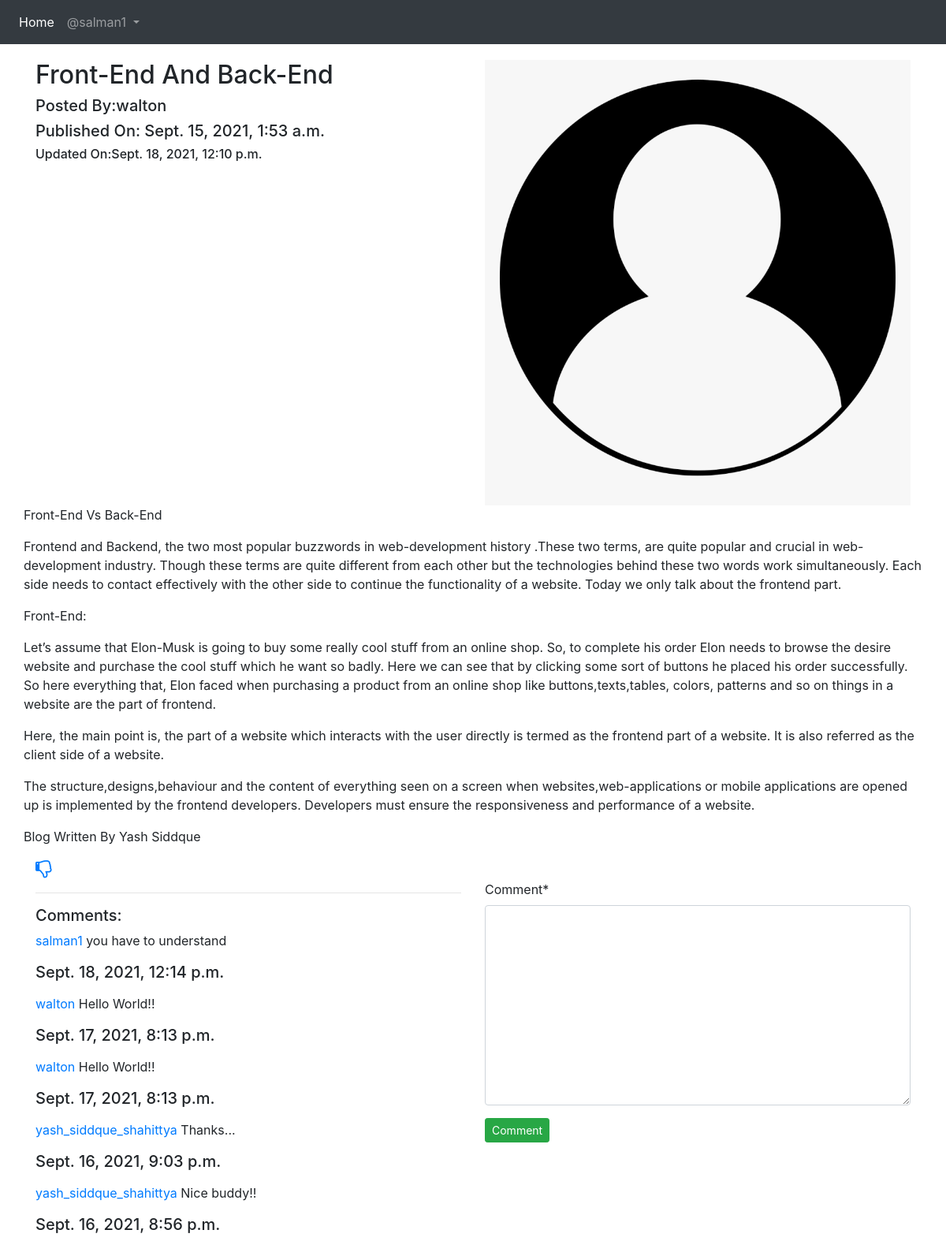
Page /blog/details/3/ (signed in) on the committed database.
### App_Blog/models.py (models this page shows, shortened)
class Blog(models.Model):
    author=models.ForeignKey(User,on_delete=models.CASCADE,related_name='post_author')
    blog_title=models.CharField(max_length=264,verbose_name='Put a title')
    slug=models.SlugField(max_length=264,unique=True)
    blog_content=models.TextField(verbose_name='What is on your mind?')
    blog_image=models.ImageField(upload_to='blog_images',verbose_name='Image')
    publish_date=models.DateTimeField(auto_now_add=True)
    update_date=models.DateTimeField(auto_now=True)
    class Meta:
        ordering=['-publish_date']

class Comment(models.Model):
    blog=models.ForeignKey(Blog,on_delete=models.CASCADE,related_name='blog_comment')
    user=models.ForeignKey(User,on_delete=models.CASCADE,related_name='user_comment')
    comment=models.TextField(max_length=300)
    comment_date=models.DateTimeField(auto_now_add=True)
    class Meta:
        ordering=['-comment_date']

### App_Blog/views.py (the view, shortened to what this page needs)
# urls.py: path('details/<int:id>/',views.blog_details,name='blog_details'),
@login_required
def blog_details(request,id):
    blog=Blog.objects.get(id=id)
    comment_form=CommentForm()
    already_liked=Likes.objects.filter(blog=blog,user=request.user)
    if already_liked:
        liked=True
    else:
        liked=False
    return render(request,'App_Blog/blog_details.html',context={'blog':blog,'comment_form':comment_form,'liked':liked})

### App_Blog/forms.py
class CommentForm(forms.ModelForm):
    class Meta:
        model=Comment
        fields=('comment',)

### templates/App_Blog/blog_details.html (shortened to what this page needs)
{% extends 'base.html' %}
{% load crispy_forms_tags %}
{% block body_block %}
<div class="row">
  <div class="col-sm-6">
    <h2>{{blog.blog_title}}</h2>
    <h5>Posted By:{{blog.author}}</h5>
    <h5>Published On: {{blog.publish_date}}</h5>
    <h6>Updated On:{{blog.update_date}}</h6>
  </div>
  <div class="col-sm-6">
    <img src="/media/{{blog.blog_image}}" alt="img" width="100%">
  </div>
      <p>{{blog.blog_content|linebreaks}}</p>
</div>
{% if not liked %}
<a href="{% url 'App_Blog:liked_post' id=blog.id %}">
<i style="font-size:24px" class="fa">&#xf087;</i>
</a>
<br>
{% else %}
<a href="{% url 'App_Blog:unliked_post' id=blog.id %}">
<i style="font-size:24px" class="fa">&#xf088;</i>
</a>
{% endif %}
<div class="row">
  <div class="col-sm-6">
    <hr>
    <h5>Comments:</h5>
    {% for comment in blog.blog_comment.all %}
<p><a href="#">{{comment.user}} </a>{{comment.comment}}<br>
<h5>
{{comment.comment_date}}
</h5>
</p>
    {% endfor %}
</div>
    <div class="col-sm-6">
      <form method="POST">
        {{comment_form|crispy}}
        <input type="submit" name="submit" value="Comment" class="btn btn-success btn-sm">
      </form>
  </div>
</div>
<br>
<br>
{% endblock %}

### templates/base.html (shortened to what this page needs)
<!DOCTYPE html>
<html lang="en" dir="ltr">
  <head>
    <link rel="stylesheet" href="https://maxcdn.bootstrapcdn.com/bootstrap/4.4.1/css/bootstrap.min.css">
<link rel="stylesheet" href="https://cdnjs.cloudflare.com/ajax/libs/font-awesome/4.7.0/css/font-awesome.min.css">
  </head>
  <body>
    <nav class="navbar navbar-expand-sm bg-dark navbar-dark">
      <ul class="navbar-nav">
        <li class="nav-item active">
<a href="{% url 'index' %}" class="nav-link">Home</a>
        </li>
{% if user.is_authenticated %}
<div class="nav-item dropdown">
  <a href="#" class="nav-link dropdown-toggle" id="navbardrop" data-toggle="dropdown">
@{{user.username}}
  </a>
</div>
{% endif %}
    </ul>
</nav>
    <div class="container" style="padding-top:20px">
      {% block body_block %}
      {% endblock %}
    </div>
  </body>
</html>

### rows in the picture
Blog: blog_title "Front-End And Back-End", author "walton", publish_date "Sept. 15, 2021, 1:53 a.m.", update_date "Sept. 18, 2021, 12:10 p.m.", blog_image (placeholder picture), blog_content "Front-End Vs Back-End Frontend and Backend, the two most popular buzzwords in web-development history .These two terms, are quite popular and crucial in web-development industry. Though these terms are quite different from each other but the technologies behind these two words work simultaneously. Each side needs to contact effectively with the other side to continue the functionality of a website. Today we only talk about the frontend part. Front-End: Let’s assume that Elon-Musk is going to buy some really cool stuff from an online shop. So, to complete his order Elon needs to browse the desire website and purchase the cool stuff which he want so badly. Here we can see that by clicking…"
Comment: user "salman1", comment "you have to understand", comment_date "Sept. 18, 2021, 12:14 p.m."
Comment: user "walton", comment "Hello World!!", comment_date "Sept. 17, 2021, 8:13 p.m."
Comment: user "walton", comment "Hello World!!", comment_date "Sept. 17, 2021, 8:13 p.m."
Comment: user "yash_siddque_shahittya", comment "Thanks...", comment_date "Sept. 16, 2021, 9:03 p.m."
Comment: user "yash_siddque_shahittya", comment "Nice buddy!!", comment_date "Sept. 16, 2021, 8:56 p.m."

### other values in the picture
{{ user.username }} "salman1"
